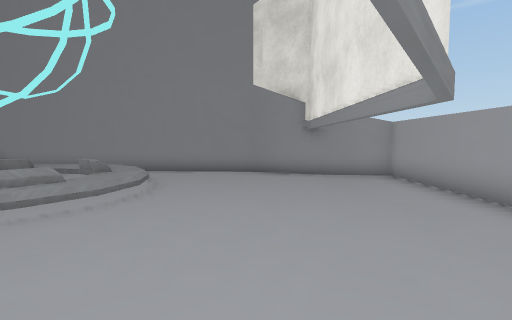
view 1 (above)

14 first-person views from a walk through a scene from a Unity 3-D project. The camera is 1.3 m above the floor, tilts 4° down and sees 85° across. Doors are open. The floor is counted in squares, 1 m on a side. Each view is taken from the middle of a square. On the plan, view 1 faces up. The plan holds only what a view shows up to about 13 squares ahead; the rest is blank. The place goes on beyond the plan. The player character is not drawn. Some surface patterns are stand-ins.

view 2
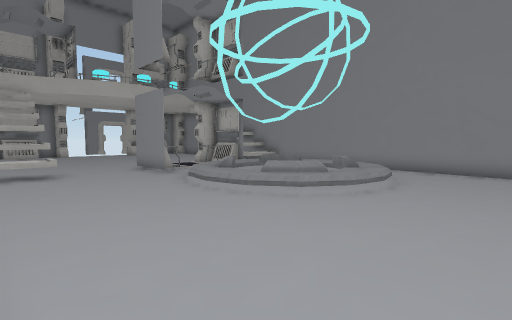

view 3
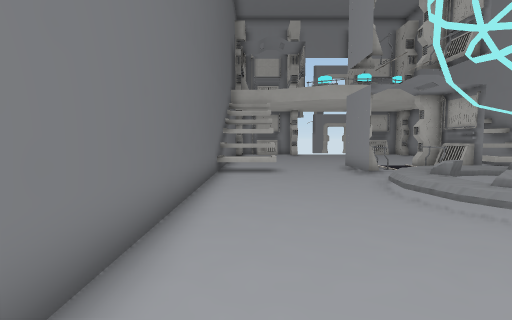

view 4
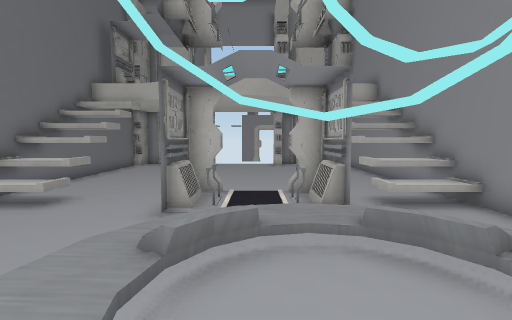

view 5
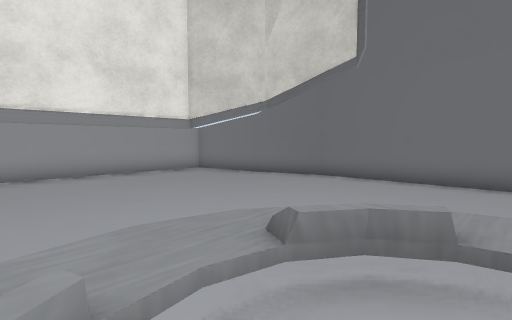

view 6
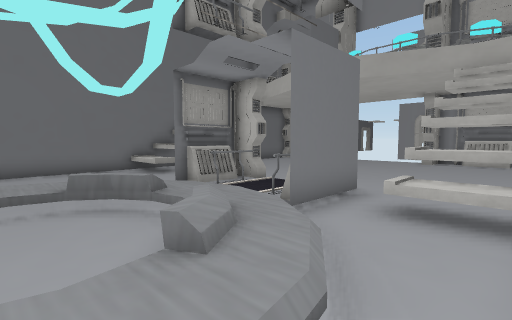

view 7
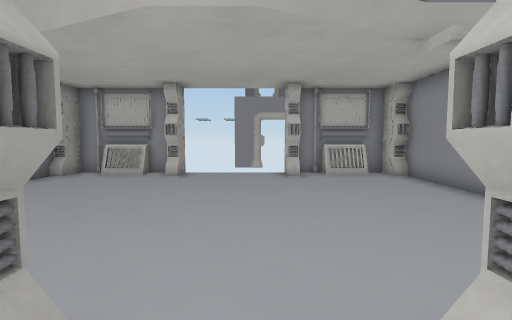

view 8
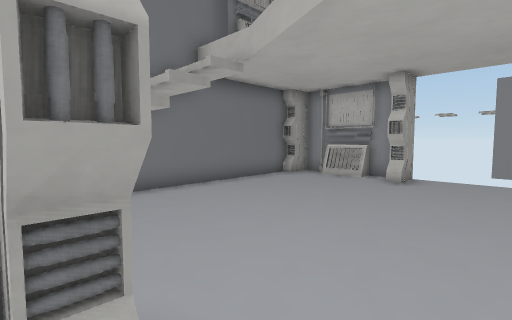

view 9
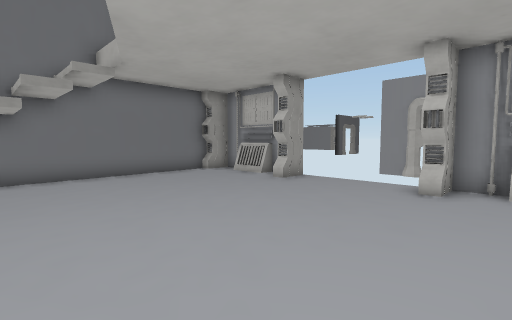

view 10
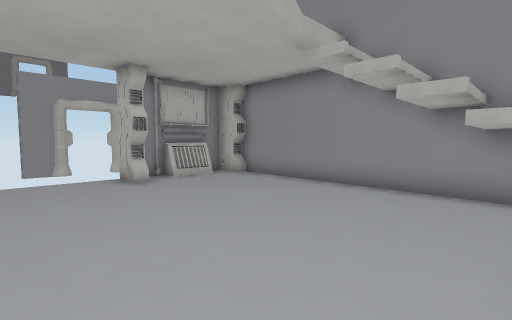

view 11
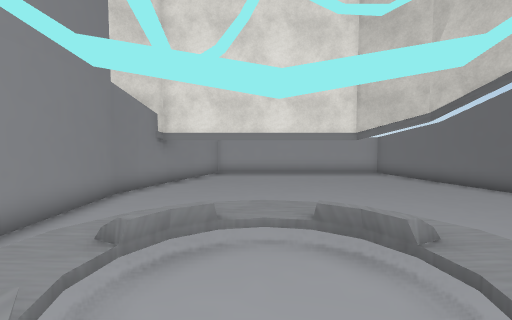

view 12
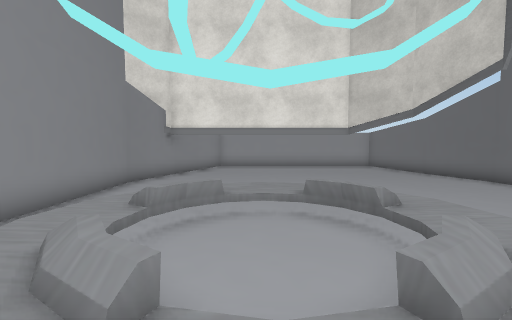

view 13
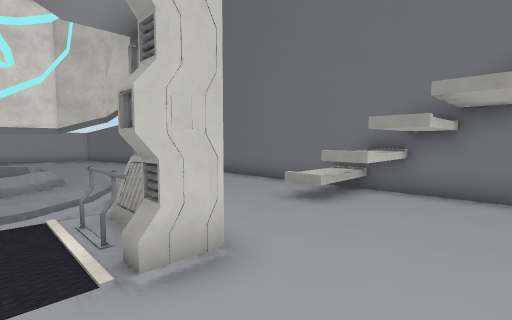

view 14
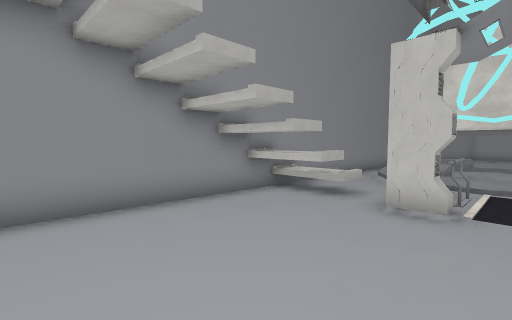

### Floor plan
Key: @ floor where view 1 was taken; # wall or solid block; . main floor; : floor 0.25 m higher than the main floor; + floor 0.5 m higher than the main floor; / step, stairs or slope; = window, fence, low wall or low ledge; v drop or lower ground; T thing the floor can be seen under or through.
Columns run from 22 left of view 1 to 4 right of it. Each row starts with its distance up from view 1.
 12  #######################
 11 ##::::::T#//...........###
 10 #:::::::TT//..////.......##
  9 #:::::::..//.////=/.......#
  8 #:::::::..###+=#.=//......#
  7 #:::::::..#=/+....+/......#
  6 ::::::::..:::+=..=//......#
  5 ::::::::..#=///#/=/.......#
  4 ::::::::..###./++//.......#
  3 #:::::::..................#
  2 #:::::::..................#
  1 #:::::::..v/..............#
  0 #:::::::##//..........@..##
 -1 ##::::::##//...........###
 -2  #######################

Positions as (right, up) in squares from view 1, and headings:
1: (0, 0), facing up
2: (0, -1), facing up-left
3: (0, 0), facing left
4: (-4, 6), facing left
5: (-6, 8), facing down-right
6: (-6, 11), facing down-left
7: (-11, 6), facing left
8: (-12, 6), facing down-left
9: (-14, 9), facing down-left
10: (-13, 4), facing up-left
11: (-9, 7), facing right
12: (-10, 7), facing right
13: (-15, 6), facing down-right
14: (-18, 6), facing up-right
